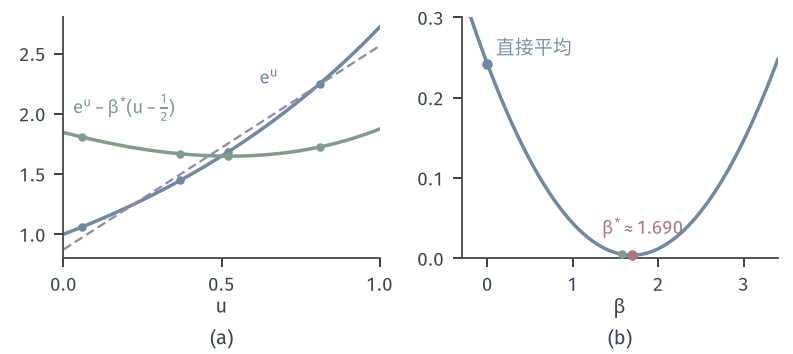

Write Python code to recreate this figure.
from pathlib import Path
import sys
HERE = Path(__file__).resolve().parent
sys.path.insert(0, str(HERE.parent/"vr-common"))
from vr_fig import *
# I = E[e^U], U ~ Unif(0,1), control h(U) = U with E h = 1/2.
# (a) f(u) = e^u, the fitted line I + beta*(u - 1/2), and the corrected integrand e^u - beta*(u-1/2); the four teaching
#     uniforms 0.37, 0.81, 0.06, 0.52 marked.  (b) Var(f - beta(h - 1/2)) = s2 - 2 beta c + beta^2/12 as a function of beta.
s2 = (E*E-1)/2 - (E-1)**2; c = 1 - (E-1)/2; bs = 12*c; I = E-1
u4 = np.array(U5[:4]); y4 = np.exp(u4)
sc = np.cov(u4, y4)[0, 1]; bh = sc/np.var(u4, ddof=1)
fig, axs = figure(width_mm=112, height_mm=50, ncols=2)
panel(fig, left=.08, right=.98, bottom=.27, top=.95, wspace=.26)
a, b = axs
u = np.linspace(0, 1, 300)
a.plot(u, np.exp(u), color=BLUE, lw=1.4)
a.plot(u, I + bs*(u-.5), color=PURPLE, lw=.9, ls=DASH)
a.plot(u, np.exp(u) - bs*(u-.5), color=GREEN, lw=1.4)
for ui in u4:
    dot(a, ui, math.exp(ui), color=BLUE, ms=3.4)
    dot(a, ui, math.exp(ui) - bs*(ui-.5), color=GREEN, ms=3.4)
a.set_xlim(0, 1); a.set_ylim(.8, 2.8); a.set_xticks([0, .5, 1]); a.set_yticks([1, 1.5, 2, 2.5])
lab(a, .62, 2.25, r'$\mathrm{e}^{u}$', BLUE); lab(a, .03, 2.0, r'$\mathrm{e}^{u}-\beta^{*}(u-\frac{1}{2})$', GREEN)
axlab(a, '$u$')
beta = np.linspace(-.3, 3.4, 300); V = s2 - 2*beta*c + beta**2/12
b.plot(beta, V, color=BLUE, lw=1.4)
dot(b, 0, s2, color=BLUE); lab(b, .1, s2+.012, '直接平均', BLUE)
dot(b, bs, s2 - c*c*12); lab(b, bs-.35, .03, r'$\beta^{*}\approx1.690$', RED)
dot(b, bh, s2 - 2*bh*c + bh**2/12, color=GREEN, ms=3.4)
b.set_xlim(-.3, 3.4); b.set_ylim(0, .3); b.set_xticks([0, 1, 2, 3]); b.set_yticks([0, .1, .2, .3])
axlab(b, r'$\beta$')
tags(fig, axs)
save(fig, HERE, 'figure', {'sigma2': s2, 'cov': c, 'beta_star': bs, 'min_var': s2-12*c*c, 'beta_hat_4': float(bh),
     'var_at_beta_hat': float(s2 - 2*bh*c + bh**2/12), 'plain_mean_4': float(y4.mean()),
     'cv_hat_4': float(y4.mean() - bh*(u4.mean()-.5)), 'cv_star_4': float(y4.mean() - bs*(u4.mean()-.5))})
